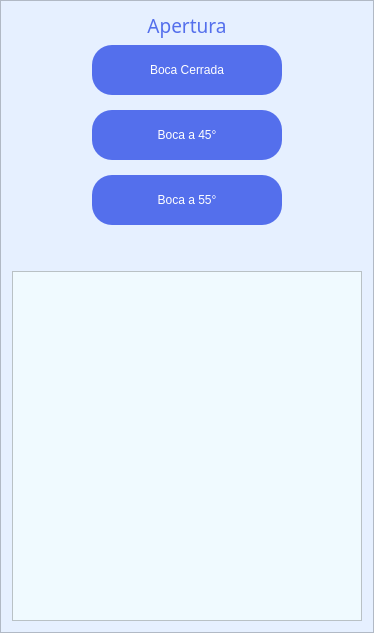
                         <widget class="QFrame" name="frame_2">
                          <property name="styleSheet">
                           <string notr="true">QFrame{
background-color: rgb(230, 240, 255);
}

QPushButton{
background-color: rgb(84,111,236);
border-top-left-radius:20px;
border-bottom-left-radius:20px;
border-top-right-radius:20px;
border-bottom-right-radius:20px;
color:rgb(255, 255, 255);
font: 77 12pt &quot;Arial Black&quot;;
}

QPushButton:hover{
background-color: rgb(39,74,233);
border-top-left-radius:20px;
border-bottom-left-radius:20px;
color:rgb(255,255,255);
font: 77 12pt &quot;Arial Black&quot;;
border-top-right-radius:20px;
border-bottom-right-radius:20px;
}


QLabel{
color:rgb(84,111,236);
font: 77 14pt &quot;Arial Black&quot;;
}
</string>
                          </property>
                          <property name="frameShape">
                           <enum>QFrame::StyledPanel</enum>
                          </property>
                          <property name="frameShadow">
                           <enum>QFrame::Raised</enum>
                          </property>
                          <layout class="QVBoxLayout" name="verticalLayout_29">
                           <item>
                            <layout class="QVBoxLayout" name="verticalLayout_14">
                             <item>
                              <layout class="QHBoxLayout" name="horizontalLayout_13">
                               <item>
                                <spacer name="horizontalSpacer_8">
                                 <property name="orientation">
                                  <enum>Qt::Horizontal</enum>
                                 </property>
                                 <property name="sizeHint" stdset="0">
                                  <size>
                                   <width>40</width>
                                   <height>20</height>
                                  </size>
                                 </property>
                                </spacer>
                               </item>
                               <item>
                                <layout class="QVBoxLayout" name="verticalLayout_13">
                                 <item>
                                  <widget class="QLabel" name="label_5">
                                   <property name="font">
                                    <font>
                                     <family>Arial Black</family>
                                     <pointsize>14</pointsize>
                                     <weight>9</weight>
                                     <italic>false</italic>
                                     <bold>false</bold>
                                    </font>
                                   </property>
                                   <property name="text">
                                    <string>Apertura</string>
                                   </property>
                                   <property name="alignment">
                                    <set>Qt::AlignCenter</set>
                                   </property>
                                  </widget>
                                 </item>
                                 <item>
                                  <layout class="QVBoxLayout" name="verticalLayout_12">
                                   <property name="spacing">
                                    <number>15</number>
                                   </property>
                                   <item>
                                    <widget class="QPushButton" name="btn_boca_cerrada">
                                     <property name="minimumSize">
                                      <size>
                                       <width>190</width>
                                       <height>50</height>
                                      </size>
                                     </property>
                                     <property name="maximumSize">
                                      <size>
                                       <width>190</width>
                                       <height>50</height>
                                      </size>
                                     </property>
                                     <property name="text">
                                      <string>Boca Cerrada</string>
                                     </property>
                                     <property name="iconSize">
                                      <size>
                                       <width>30</width>
                                       <height>30</height>
                                      </size>
                                     </property>
                                    </widget>
                                   </item>
                                   <item>
                                    <widget class="QPushButton" name="btn_45_grd">
                                     <property name="minimumSize">
                                      <size>
                                       <width>190</width>
                                       <height>50</height>
                                      </size>
                                     </property>
                                     <property name="maximumSize">
                                      <size>
                                       <width>190</width>
                                       <height>50</height>
                                      </size>
                                     </property>
                                     <property name="text">
                                      <string>Boca a 45°</string>
                                     </property>
                                     <property name="iconSize">
                                      <size>
                                       <width>30</width>
                                       <height>30</height>
                                      </size>
                                     </property>
                                    </widget>
                                   </item>
                                   <item>
                                    <widget class="QPushButton" name="btn_55_grd">
                                     <property name="minimumSize">
                                      <size>
                                       <width>190</width>
                                       <height>50</height>
                                      </size>
                                     </property>
                                     <property name="maximumSize">
                                      <size>
                                       <width>190</width>
                                       <height>50</height>
                                      </size>
                                     </property>
                                     <property name="text">
                                      <string>Boca a 55°</string>
                                     </property>
                                     <property name="iconSize">
                                      <size>
                                       <width>30</width>
                                       <height>30</height>
                                      </size>
                                     </property>
                                    </widget>
                                   </item>
                                  </layout>
                                 </item>
                                </layout>
                               </item>
                               <item>
                                <spacer name="horizontalSpacer_9">
                                 <property name="orientation">
                                  <enum>Qt::Horizontal</enum>
                                 </property>
                                 <property name="sizeHint" stdset="0">
                                  <size>
                                   <width>40</width>
                                   <height>20</height>
                                  </size>
                                 </property>
                                </spacer>
                               </item>
                              </layout>
                             </item>
                             <item>
                              <spacer name="verticalSpacer_4">
                               <property name="orientation">
                                <enum>Qt::Vertical</enum>
                               </property>
                               <property name="sizeHint" stdset="0">
                                <size>
                                 <width>20</width>
                                 <height>40</height>
                                </size>
                               </property>
                              </spacer>
                             </item>
                             <item>
                              <widget class="QFrame" name="frame_7">
                               <property name="enabled">
                                <bool>true</bool>
                               </property>
                               <property name="minimumSize">
                                <size>
                                 <width>350</width>
                                 <height>350</height>
                                </size>
                               </property>
                               <property name="styleSheet">
                                <string notr="true">QFrame{
background-color: rgb(240, 250, 255);
}
</string>
                               </property>
                               <property name="frameShape">
                                <enum>QFrame::StyledPanel</enum>
                               </property>
                               <property name="frameShadow">
                                <enum>QFrame::Raised</enum>
                               </property>
                               <layout class="QHBoxLayout" name="horizontalLayout_16">
                                <item>
                                 <layout class="QVBoxLayout" name="graph_apertura"/>
                                </item>
                               </layout>
                              </widget>
                             </item>
                            </layout>
                           </item>
                          </layout>
                         </widget>
